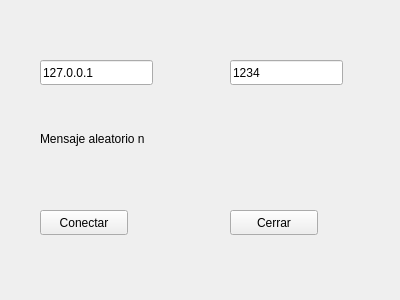
<?xml version="1.0" encoding="UTF-8"?>
<ui version="4.0">
 <class>Cliente</class>
 <widget class="QWidget" name="Cliente">
  <property name="geometry">
   <rect>
    <x>0</x>
    <y>0</y>
    <width>400</width>
    <height>300</height>
   </rect>
  </property>
  <property name="windowTitle">
   <string>Cliente</string>
  </property>
  <widget class="QLineEdit" name="le_ip">
   <property name="geometry">
    <rect>
     <x>40</x>
     <y>60</y>
     <width>113</width>
     <height>25</height>
    </rect>
   </property>
   <property name="text">
    <string>127.0.0.1</string>
   </property>
  </widget>
  <widget class="QLineEdit" name="le_port">
   <property name="geometry">
    <rect>
     <x>230</x>
     <y>60</y>
     <width>113</width>
     <height>25</height>
    </rect>
   </property>
   <property name="text">
    <string>1234</string>
   </property>
  </widget>
  <widget class="QLabel" name="lbl_random_msg">
   <property name="geometry">
    <rect>
     <x>40</x>
     <y>130</y>
     <width>301</width>
     <height>17</height>
    </rect>
   </property>
   <property name="text">
    <string>Mensaje aleatorio n</string>
   </property>
  </widget>
  <widget class="QPushButton" name="pb_connect">
   <property name="geometry">
    <rect>
     <x>40</x>
     <y>210</y>
     <width>88</width>
     <height>25</height>
    </rect>
   </property>
   <property name="text">
    <string>Conectar</string>
   </property>
  </widget>
  <widget class="QPushButton" name="pb_cerrar">
   <property name="geometry">
    <rect>
     <x>230</x>
     <y>210</y>
     <width>88</width>
     <height>25</height>
    </rect>
   </property>
   <property name="text">
    <string>Cerrar</string>
   </property>
  </widget>
 </widget>
 <resources/>
 <connections/>
</ui>
